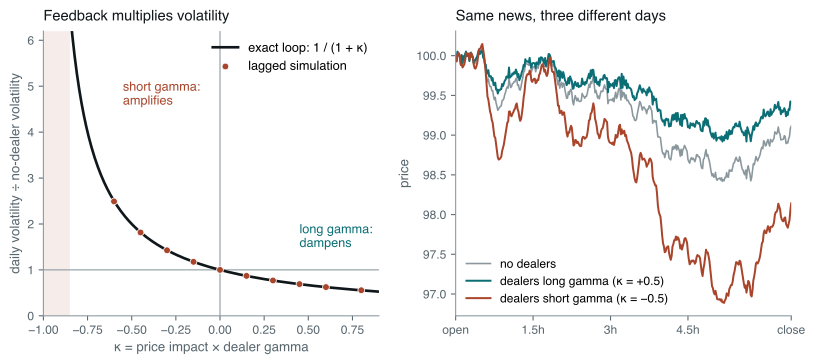

The Python source for this figure:
# What dealer hedging does to prices, in the simplest model that has the effect.
#
# A fundamental return e_t arrives each bar. Dealers rebalance their hedge
# against the previous bar's move, and their trade moves the price linearly:
#
#     r_t = e_t - kappa * r_{t-1},    kappa = (price impact per $) * (dealer $ gamma)
#
# kappa > 0 when dealers are long gamma (they sell rallies, buy dips); kappa < 0
# when they are short gamma (they buy rallies, sell dips).
#
#   Left  — volatility over a whole day, relative to no dealers, against kappa.
#           The line is 1/(1 + kappa), the result of solving the feedback loop
#           exactly; the dots are the lagged simulation. Short gamma amplifies,
#           long gamma dampens, and kappa -> -1 is a singularity.
#   Right — one simulated day from identical fundamental shocks. Long gamma
#           turns every move into a partial reversal; short gamma extends it.
#
# Run standalone:  uv run --no-project --with matplotlib,numpy python <path>

import os

os.environ.setdefault("SOURCE_DATE_EPOCH", "1735689600")

import matplotlib

matplotlib.use("Agg")
matplotlib.rcParams["svg.fonttype"] = "path"
matplotlib.rcParams["svg.hashsalt"] = "dh_feedback"
matplotlib.rcParams["font.family"] = ["Helvetica", "Arial", "DejaVu Sans"]

from pathlib import Path

import matplotlib.pyplot as plt
import numpy as np

INK = "#10171B"
MUTED = "#58666E"
TEAL = "#0B6E75"
RUST = "#A8452B"
GREY = "#8A979D"

BARS = 390
DAYS = 4000
BAR_VOL = 0.01 / np.sqrt(BARS)  # 1% daily volatility without dealers


def simulate(e: np.ndarray, kappa: float) -> np.ndarray:
    r = np.zeros_like(e)
    r[..., 0] = e[..., 0]
    for t in range(1, e.shape[-1]):
        r[..., t] = e[..., t] - kappa * r[..., t - 1]
    return r


def style(ax) -> None:
    ax.tick_params(labelsize=9, colors=MUTED)
    for side in ("top", "right"):
        ax.spines[side].set_visible(False)
    for side in ("left", "bottom"):
        ax.spines[side].set_color(GREY)


def main() -> None:
    rng = np.random.default_rng(20260913)
    e = rng.normal(0.0, BAR_VOL, (DAYS, BARS))
    base = e.sum(axis=1).std()

    kappas = np.array([-0.6, -0.45, -0.3, -0.15, 0.0, 0.15, 0.3, 0.45, 0.6, 0.8])
    ratios, acs, bar_ratios = [], [], []
    for k in kappas:
        r = simulate(e, k)
        ratios.append(r.sum(axis=1).std() / base)
        bar_ratios.append(r.std() / e.std())
        x, y = r[:, :-1].ravel(), r[:, 1:].ravel()
        acs.append(np.corrcoef(x, y)[0, 1])

    grid = np.linspace(-0.85, 0.9, 400)

    fig, (axL, axR) = plt.subplots(1, 2, figsize=(8.6, 3.9))

    axL.axvspan(-1.0, -0.85, color=RUST, alpha=0.10, linewidth=0)
    axL.axhline(1, color=GREY, lw=0.8)
    axL.axvline(0, color=GREY, lw=0.8)
    axL.plot(grid, 1 / (1 + grid), color=INK, lw=2.0, label="exact loop: 1 / (1 + κ)")
    axL.scatter(kappas, ratios, s=26, color=RUST, zorder=5, edgecolor="white", linewidth=0.6, label="lagged simulation")
    axL.set_xlim(-1.0, 0.9)
    axL.set_ylim(0, 6.2)
    axL.set_xlabel("κ = price impact × dealer gamma", fontsize=10, color=MUTED)
    axL.set_ylabel("daily volatility ÷ no-dealer volatility", fontsize=10, color=MUTED)
    axL.set_title("Feedback multiplies volatility", fontsize=11, color=INK, loc="left", pad=8)
    axL.text(-0.55, 4.6, "short gamma:\namplifies", fontsize=9.5, color=RUST)
    axL.text(0.45, 1.5, "long gamma:\ndampens", fontsize=9.5, color=TEAL)
    axL.legend(frameon=False, fontsize=9.5, loc="upper right")
    style(axL)

    day = rng.normal(0.0, BAR_VOL, (1, BARS))
    minutes = np.arange(BARS + 1)
    for k, color, label in (
        (0.0, GREY, "no dealers"),
        (0.5, TEAL, "dealers long gamma (κ = +0.5)"),
        (-0.5, RUST, "dealers short gamma (κ = −0.5)"),
    ):
        path = 100 * np.exp(np.concatenate([[0.0], np.cumsum(simulate(day, k)[0])]))
        axR.plot(minutes, path, color=color, lw=1.5 if k else 1.2, label=label)
    axR.set_xlim(0, BARS)
    axR.set_xticks([0, 90, 180, 270, 390], labels=["open", "1.5h", "3h", "4.5h", "close"])
    axR.set_ylabel("price", fontsize=10, color=MUTED)
    axR.set_title("Same news, three different days", fontsize=11, color=INK, loc="left", pad=8)
    axR.legend(frameon=False, fontsize=9, loc="best")
    style(axR)

    fig.tight_layout()
    out = Path(__file__).with_suffix("")
    for ext in ("pdf", "svg"):
        fig.savefig(f"{out}.{ext}", transparent=True, bbox_inches="tight")

    print(
        f"{'kappa':>6} {'daily vol ratio':>16} {'theory':>8} {'bar vol ratio':>14} {'lag-1 autocorr':>15} {'VR theory':>10}"
    )
    for k, ratio, bar, ac in zip(kappas, ratios, bar_ratios, acs):
        print(f"{k:6.2f} {ratio:16.3f} {1 / (1 + k):8.3f} {bar:14.3f} {ac:15.3f} {(1 - k) / (1 + k):10.3f}")


main()
